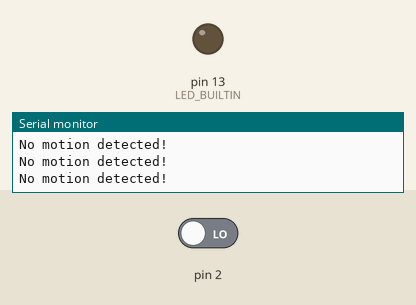
Bench run of a sketch on a simulated Arduino Uno, built with avr-gcc and run on an emulated ATmega328P. On the bench: output pins drawn as LEDs (lit = HIGH), the last lines printed to the serial monitor. The test bench sets the inputs (shaded band); at power-on: pin 2 LOW.

Above: at 4.8 s.
4.9 s: pin 2 driven HIGH
At 7.2 s:
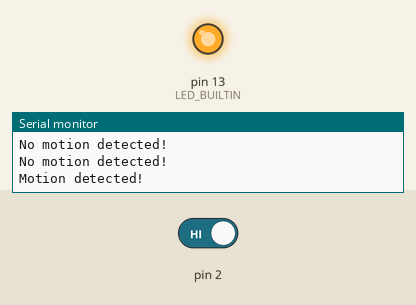
7.6 s: pin 2 driven LOW
At 8.9 s:
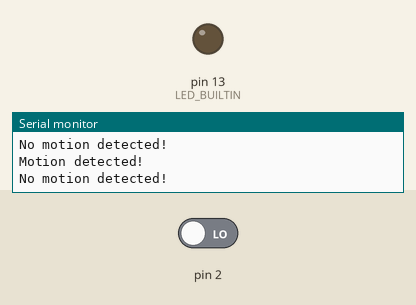
Timing chart, 0 to 10.6 s (numbered marks = the images above; inputs shaded):
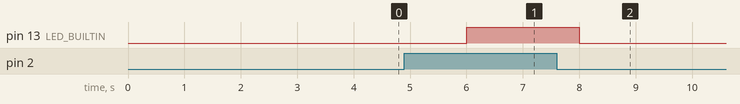

Measured:
- after the input at 4.9 s, pin 13 (LED_BUILTIN): LOW → HIGH after 1.1 s
- after the input at 7.6 s, pin 13 (LED_BUILTIN): HIGH → LOW after 0.40 s

The sketch:

M1_T1P.ino
```cpp
int sensorState = 0;

void setup()
{
    // initialize digital pin 2 as an input.
    // initialize digital pin LED_BUILTIN as an output.
    // initialize serial communication at 9600 bits per second:
    pinMode(2, INPUT);
    pinMode(LED_BUILTIN, OUTPUT);
    Serial.begin(9600);
}

void loop()
{
    // read the input on digital pin 2:
    sensorState = digitalRead(2);
    // if the sensor state is high, turn on the LED
    // if the sensor state is low, turn off the LED
    if (sensorState == HIGH)
    {
        digitalWrite(LED_BUILTIN, HIGH);
        Serial.println("Motion detected!");
    }
    else
    {
        digitalWrite(LED_BUILTIN, LOW);
        Serial.println("No motion detected!");
    }
    delay(2000);
}
```
